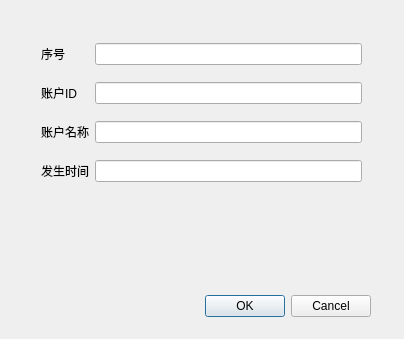
<?xml version="1.0" encoding="UTF-8"?>
<ui version="4.0">
 <class>Dialog</class>
 <widget class="QDialog" name="Dialog">
  <property name="geometry">
   <rect>
    <x>0</x>
    <y>0</y>
    <width>404</width>
    <height>339</height>
   </rect>
  </property>
  <property name="windowTitle">
   <string>Dialog</string>
  </property>
  <widget class="QDialogButtonBox" name="buttonBox">
   <property name="geometry">
    <rect>
     <x>30</x>
     <y>290</y>
     <width>341</width>
     <height>32</height>
    </rect>
   </property>
   <property name="orientation">
    <enum>Qt::Horizontal</enum>
   </property>
   <property name="standardButtons">
    <set>QDialogButtonBox::Cancel|QDialogButtonBox::Ok</set>
   </property>
  </widget>
  <widget class="QWidget" name="">
   <property name="geometry">
    <rect>
     <x>41</x>
     <y>32</y>
     <width>321</width>
     <height>161</height>
    </rect>
   </property>
   <layout class="QGridLayout" name="gridLayout">
    <property name="topMargin">
     <number>0</number>
    </property>
    <property name="spacing">
     <number>6</number>
    </property>
    <item row="0" column="0">
     <widget class="QLabel" name="label_5">
      <property name="text">
       <string>序号</string>
      </property>
     </widget>
    </item>
    <item row="0" column="1">
     <widget class="QLineEdit" name="SequencelineEdit"/>
    </item>
    <item row="1" column="0">
     <widget class="QLabel" name="label_2">
      <property name="text">
       <string>账户ID</string>
      </property>
     </widget>
    </item>
    <item row="1" column="1">
     <widget class="QLineEdit" name="AccountIDlineEdit"/>
    </item>
    <item row="2" column="0">
     <widget class="QLabel" name="label_4">
      <property name="text">
       <string>账户名称</string>
      </property>
     </widget>
    </item>
    <item row="2" column="1">
     <widget class="QLineEdit" name="AccountNamelineEdit">
      <property name="text">
       <string/>
      </property>
     </widget>
    </item>
    <item row="3" column="0">
     <widget class="QLabel" name="label_3">
      <property name="text">
       <string>发生时间</string>
      </property>
     </widget>
    </item>
    <item row="3" column="1">
     <widget class="QLineEdit" name="OccurredTimelineEdit"/>
    </item>
   </layout>
  </widget>
 </widget>
 <resources/>
 <connections>
  <connection>
   <sender>buttonBox</sender>
   <signal>accepted()</signal>
   <receiver>Dialog</receiver>
   <slot>accept()</slot>
   <hints>
    <hint type="sourcelabel">
     <x>248</x>
     <y>254</y>
    </hint>
    <hint type="destinationlabel">
     <x>157</x>
     <y>274</y>
    </hint>
   </hints>
  </connection>
  <connection>
   <sender>buttonBox</sender>
   <signal>rejected()</signal>
   <receiver>Dialog</receiver>
   <slot>reject()</slot>
   <hints>
    <hint type="sourcelabel">
     <x>316</x>
     <y>260</y>
    </hint>
    <hint type="destinationlabel">
     <x>286</x>
     <y>274</y>
    </hint>
   </hints>
  </connection>
 </connections>
</ui>
